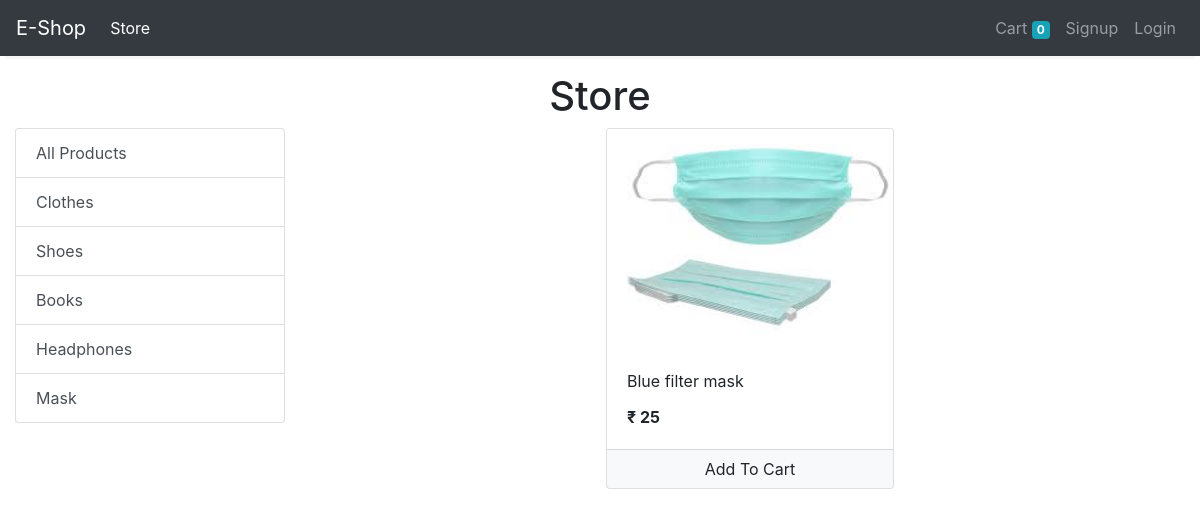
The app's page /store?category=5, older data.
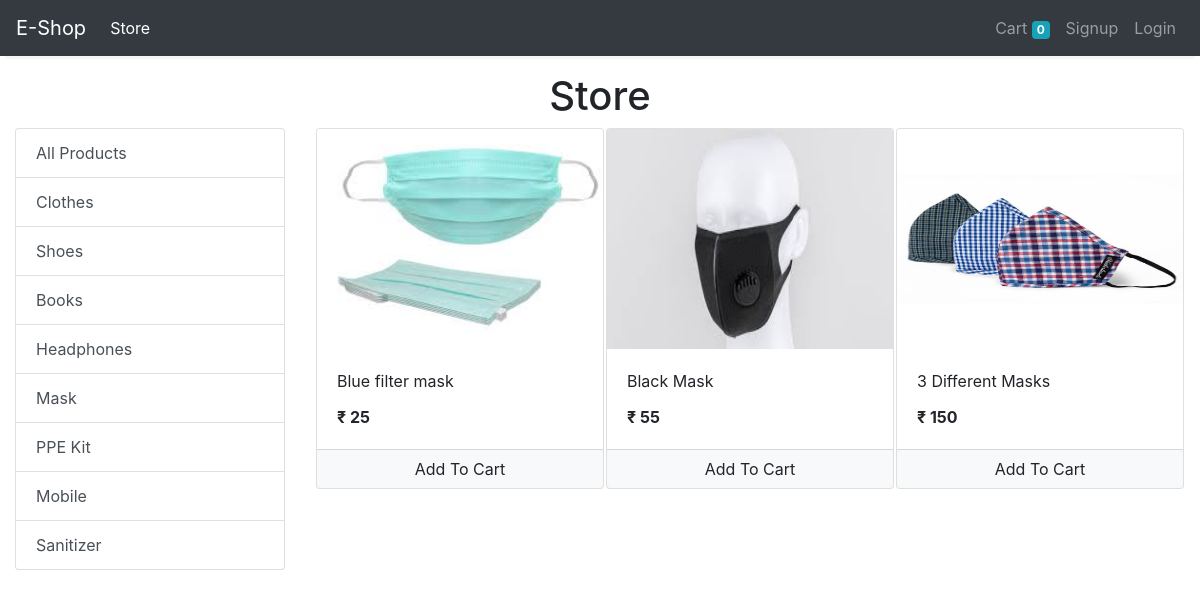
The same page, newer data.
### store/models/category.py (models this page shows, shortened)
class Category(models.Model):
    name = models.CharField(max_length=20)
    @staticmethod
    def get_all_categories():
        return Category.objects.all()

### store/models/product.py (models this page shows, shortened)
class Product(models.Model):
    name = models.CharField(max_length=50)
    price = models.IntegerField(default=0)
    category = models.ForeignKey(Category, on_delete=models.CASCADE, default=1)
    description = models.CharField(max_length=200, default='' , null=True , blank=True)
    image = models.ImageField(upload_to='uploads/products/')
    @staticmethod
    def get_all_products_by_categoryid(category_id):
        if category_id:
            return Product.objects.filter(category = category_id)
        else:
            return Product.get_all_products();

### store/views/home.py (the view)
# urls.py: path('' , include('store.urls'))
def store(request):
    cart = request.session.get('cart')
    if not cart:
        request.session['cart'] = {}
    products = None
    categories = Category.get_all_categories()
    categoryID = request.GET.get('category')
    if categoryID:
        products = Product.get_all_products_by_categoryid(categoryID)
    else:
        products = Product.get_all_products();
    data = {}
    data['products'] = products
    data['categories'] = categories
    return render(request, 'index.html', data)

### store/templatetags/cart.py (called while the page is built)
@register.filter(name='is_in_cart')
def is_in_cart(product, cart):
    keys = cart.keys()
    for id in keys:
        if int(id) == product.id:
            return True
    return False

### store/templatetags/custom_filter.py (called while the page is built)
@register.filter(name='currency')
def currency(number):
    return "₹ "+str(number)

### store/templates/index.html (shortened to what this page needs)
{% extends 'base.html' %}
{% block content %}
{% load cart %}
{% load custom_filter %}
<div class="container-fluid mt-3">
	<div class="row">
		<div class="col-12">
			<h1 class="text-center">Store</h1>
		</div>
		<div class="col-lg-3 mx-auto">
			<div class="list-group">
				<a href="/" class="list-group-item list-group-item-action">All Products</a>
				{% for category in categories %}
				<a href="/?category={{category.id}}"
					class="list-group-item list-group-item-action">{{category.name}}</a>
				{% endfor %}
			</div>
		</div>
		<div id='products' class="col-lg-9 mx-auto">
			<div class="row mx-auto">
				{% for product in products %}
				<div class="card mx-auto mb-3" id={{product.id}} style="width: 18rem;">
					<img class="card-img-top" height="220px" width="290px" src="{{product.image.url}}"
						alt="Card image cap">
					<div class="card-body">
						<p class="card-title">{{product.name}}</p>
						<p class="card-text"><b>{{product.price|currency}}</b></p>
					</div>
					<div class="card-footer p-0 no-gutters">
						{% if product|is_in_cart:request.session.cart %}
						<div class="row no-gutters">
							<form action="/#{{product.id}}" class="col-2 " method="post">
								{% csrf_token %}
								<input hidden type="text" name='product' value='{{product.id}}'>
								<input hidden type="text" name='remove' value='True'>
								<input type="submit" value=" - " class="btn btn-block btn-light border-right">
							</form>
							<div class="text-center col">{{product|cart_quantity:request.session.cart}} in Cart</div>
							<form action="/#{{product.id}}" class="col-2 " method="post">
								{% csrf_token %}
								<input hidden type="text" name='product' value='{{product.id}}'>
								<input type="submit" value=" + " class="btn btn-block btn-light border-left">
							</form>
						</div>
						{% else %}
						<form action="/#{{product.id}}" method="POST" class="btn-block">
							<input type="submit" class="float-right btn btn-light  form-control" value="Add To Cart">
						</form>
						{% endif %}
					</div>
				</div>
				{% endfor %}
			</div>
		</div>
	</div>
</div>
{% endblock %}

### store/templates/base.html (shortened to what this page needs)
<!doctype html>
<html lang="en">
<head>
  <link rel="stylesheet" href="https://maxcdn.bootstrapcdn.com/bootstrap/4.0.0/css/bootstrap.min.css"
>
</head>
<body>
  <nav class="one-edge-shadow sticky-top navbar navbar-expand-lg navbar-dark bg-dark">
    <a class="navbar-brand" href="/">E-Shop</a>
    <div class="collapse navbar-collapse" id="navbarSupportedContent">
      <ul class="navbar-nav mr-auto">
        <li class="nav-item active">
          <a class="nav-link" href="/store">Store <span class="sr-only">(current)</span></a>
        </li>
      </ul>
      <ul class=" navbar-nav my-2 my-lg-0">
        <li class="nav-item ">
          <a class="nav-link" href="/cart">Cart
            <span class="badge badge-info">{{request.session.cart.keys|length}}</span>
            <span class="sr-only">(current)</span></a>
        </li>
        {% if request.session.customer %}
        <li class="nav-item ">
          <a class="nav-link" href="/orders">Orders<span class="sr-only">(current)</span></a>
        </li>
        <li class="nav-item ">
          <a class="nav-link" href="/logout">Logout<span class="sr-only">(current)</span></a>
        </li>
        {% else %}
        <li class="nav-item ">
          <a class="nav-link" href="/signup">Signup<span class="sr-only">(current)</span></a>
        </li>
        <li class="nav-item ">
          <a class="nav-link" href="/login">Login<span class="sr-only">(current)</span></a>
        </li>
        {% endif %}
      </ul>
    </div>
  </nav>
  {% block content %}{% endblock %}
</body>
</html>

### store/templates/base.html (style rules this page uses)
nav { background-color: white; }
.one-edge-shadow { box-shadow: 0 8px 2px -5px rgb(246, 245, 245); }

Row changes from the older to the newer data that the page shows:
added Category: name "PPE Kit"
added Category: name "Mobile"
added Category: name "Sanitizer"
added Product: image (picture), name "Black Mask", price "₹ 55"
added Product: image (picture), name "3 Different Masks", price "₹ 150"
